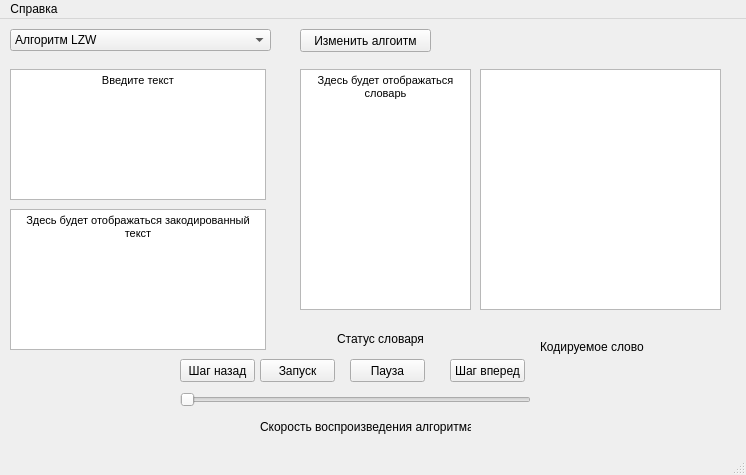
<?xml version="1.0" encoding="UTF-8"?>
<ui version="4.0">
 <class>MainWindow</class>
 <widget class="QMainWindow" name="MainWindow">
  <property name="geometry">
   <rect>
    <x>0</x>
    <y>0</y>
    <width>746</width>
    <height>475</height>
   </rect>
  </property>
  <property name="windowTitle">
   <string>MainWindow</string>
  </property>
  <widget class="QWidget" name="centralwidget">
   <widget class="QTextBrowser" name="textBrowser">
    <property name="geometry">
     <rect>
      <x>10</x>
      <y>50</y>
      <width>256</width>
      <height>131</height>
     </rect>
    </property>
    <property name="readOnly">
     <bool>false</bool>
    </property>
    <property name="html">
     <string>&lt;!DOCTYPE HTML PUBLIC &quot;-//W3C//DTD HTML 4.0//EN&quot; &quot;http://www.w3.org/TR/REC-html40/strict.dtd&quot;&gt;
&lt;html&gt;&lt;head&gt;&lt;meta name=&quot;qrichtext&quot; content=&quot;1&quot; /&gt;&lt;style type=&quot;text/css&quot;&gt;
p, li { white-space: pre-wrap; }
&lt;/style&gt;&lt;/head&gt;&lt;body style=&quot; font-family:'MS Shell Dlg 2'; font-size:8.25pt; font-weight:400; font-style:normal;&quot;&gt;
&lt;p align=&quot;center&quot; style=&quot; margin-top:0px; margin-bottom:0px; margin-left:0px; margin-right:0px; -qt-block-indent:0; text-indent:0px;&quot;&gt;Введите текст&lt;/p&gt;&lt;/body&gt;&lt;/html&gt;</string>
    </property>
   </widget>
   <widget class="QTextBrowser" name="textBrowser_2">
    <property name="geometry">
     <rect>
      <x>10</x>
      <y>190</y>
      <width>256</width>
      <height>141</height>
     </rect>
    </property>
    <property name="html">
     <string>&lt;!DOCTYPE HTML PUBLIC &quot;-//W3C//DTD HTML 4.0//EN&quot; &quot;http://www.w3.org/TR/REC-html40/strict.dtd&quot;&gt;
&lt;html&gt;&lt;head&gt;&lt;meta name=&quot;qrichtext&quot; content=&quot;1&quot; /&gt;&lt;style type=&quot;text/css&quot;&gt;
p, li { white-space: pre-wrap; }
&lt;/style&gt;&lt;/head&gt;&lt;body style=&quot; font-family:'MS Shell Dlg 2'; font-size:8.25pt; font-weight:400; font-style:normal;&quot;&gt;
&lt;p align=&quot;center&quot; style=&quot; margin-top:0px; margin-bottom:0px; margin-left:0px; margin-right:0px; -qt-block-indent:0; text-indent:0px;&quot;&gt;Здесь будет отображаться закодированный текст&lt;/p&gt;&lt;/body&gt;&lt;/html&gt;</string>
    </property>
   </widget>
   <widget class="QTextBrowser" name="textBrowser_3">
    <property name="enabled">
     <bool>true</bool>
    </property>
    <property name="geometry">
     <rect>
      <x>300</x>
      <y>50</y>
      <width>171</width>
      <height>241</height>
     </rect>
    </property>
    <property name="readOnly">
     <bool>true</bool>
    </property>
    <property name="html">
     <string>&lt;!DOCTYPE HTML PUBLIC &quot;-//W3C//DTD HTML 4.0//EN&quot; &quot;http://www.w3.org/TR/REC-html40/strict.dtd&quot;&gt;
&lt;html&gt;&lt;head&gt;&lt;meta name=&quot;qrichtext&quot; content=&quot;1&quot; /&gt;&lt;style type=&quot;text/css&quot;&gt;
p, li { white-space: pre-wrap; }
&lt;/style&gt;&lt;/head&gt;&lt;body style=&quot; font-family:'MS Shell Dlg 2'; font-size:8.25pt; font-weight:400; font-style:normal;&quot;&gt;
&lt;p align=&quot;center&quot; style=&quot; margin-top:0px; margin-bottom:0px; margin-left:0px; margin-right:0px; -qt-block-indent:0; text-indent:0px;&quot;&gt;Здесь будет отображаться словарь&lt;/p&gt;&lt;/body&gt;&lt;/html&gt;</string>
    </property>
   </widget>
   <widget class="QLabel" name="label">
    <property name="geometry">
     <rect>
      <x>300</x>
      <y>310</y>
      <width>161</width>
      <height>21</height>
     </rect>
    </property>
    <property name="text">
     <string>&lt;html&gt;&lt;head/&gt;&lt;body&gt;&lt;p align=&quot;center&quot;&gt;Статус словаря&lt;/p&gt;&lt;/body&gt;&lt;/html&gt;</string>
    </property>
   </widget>
   <widget class="QPushButton" name="pushButton">
    <property name="geometry">
     <rect>
      <x>180</x>
      <y>340</y>
      <width>75</width>
      <height>23</height>
     </rect>
    </property>
    <property name="text">
     <string>Шаг назад</string>
    </property>
   </widget>
   <widget class="QPushButton" name="pushButton_2">
    <property name="geometry">
     <rect>
      <x>260</x>
      <y>340</y>
      <width>75</width>
      <height>23</height>
     </rect>
    </property>
    <property name="text">
     <string>Запуск</string>
    </property>
   </widget>
   <widget class="QPushButton" name="pushButton_3">
    <property name="geometry">
     <rect>
      <x>350</x>
      <y>340</y>
      <width>75</width>
      <height>23</height>
     </rect>
    </property>
    <property name="text">
     <string>Пауза</string>
    </property>
   </widget>
   <widget class="QPushButton" name="pushButton_4">
    <property name="geometry">
     <rect>
      <x>450</x>
      <y>340</y>
      <width>75</width>
      <height>23</height>
     </rect>
    </property>
    <property name="text">
     <string>Шаг вперед</string>
    </property>
   </widget>
   <widget class="QLabel" name="label_2">
    <property name="geometry">
     <rect>
      <x>540</x>
      <y>320</y>
      <width>161</width>
      <height>16</height>
     </rect>
    </property>
    <property name="autoFillBackground">
     <bool>false</bool>
    </property>
    <property name="text">
     <string>Кодируемое слово</string>
    </property>
   </widget>
   <widget class="QTableView" name="tableView">
    <property name="geometry">
     <rect>
      <x>480</x>
      <y>50</y>
      <width>241</width>
      <height>241</height>
     </rect>
    </property>
   </widget>
   <widget class="QComboBox" name="comboBox">
    <property name="geometry">
     <rect>
      <x>10</x>
      <y>10</y>
      <width>261</width>
      <height>22</height>
     </rect>
    </property>
    <item>
     <property name="text">
      <string>Алгоритм LZW</string>
     </property>
    </item>
    <item>
     <property name="text">
      <string>Алгоритм LZ77</string>
     </property>
    </item>
    <item>
     <property name="text">
      <string>Алгоритм LZ78</string>
     </property>
    </item>
   </widget>
   <widget class="QPushButton" name="pushButton_5">
    <property name="geometry">
     <rect>
      <x>300</x>
      <y>10</y>
      <width>131</width>
      <height>23</height>
     </rect>
    </property>
    <property name="text">
     <string>Изменить алгоитм</string>
    </property>
   </widget>
   <widget class="QSlider" name="horizontalSlider">
    <property name="geometry">
     <rect>
      <x>180</x>
      <y>370</y>
      <width>351</width>
      <height>22</height>
     </rect>
    </property>
    <property name="orientation">
     <enum>Qt::Horizontal</enum>
    </property>
   </widget>
   <widget class="QLabel" name="label_3">
    <property name="geometry">
     <rect>
      <x>260</x>
      <y>400</y>
      <width>211</width>
      <height>16</height>
     </rect>
    </property>
    <property name="text">
     <string>Скорость воспроизведения алгоритма</string>
    </property>
   </widget>
  </widget>
  <widget class="QMenuBar" name="menubar">
   <property name="geometry">
    <rect>
     <x>0</x>
     <y>0</y>
     <width>746</width>
     <height>21</height>
    </rect>
   </property>
   <widget class="QMenu" name="menu">
    <property name="title">
     <string>Справка</string>
    </property>
    <addaction name="action"/>
    <addaction name="action_2"/>
    <addaction name="separator"/>
    <addaction name="action_4"/>
   </widget>
   <addaction name="menu"/>
  </widget>
  <widget class="QStatusBar" name="statusbar"/>
  <action name="action">
   <property name="text">
    <string>Об алгоритме</string>
   </property>
  </action>
  <action name="action_2">
   <property name="text">
    <string>Инструкция пользователя</string>
   </property>
  </action>
  <action name="action_4">
   <property name="text">
    <string>В перыдущее меню</string>
   </property>
  </action>
 </widget>
 <resources/>
 <connections/>
</ui>
